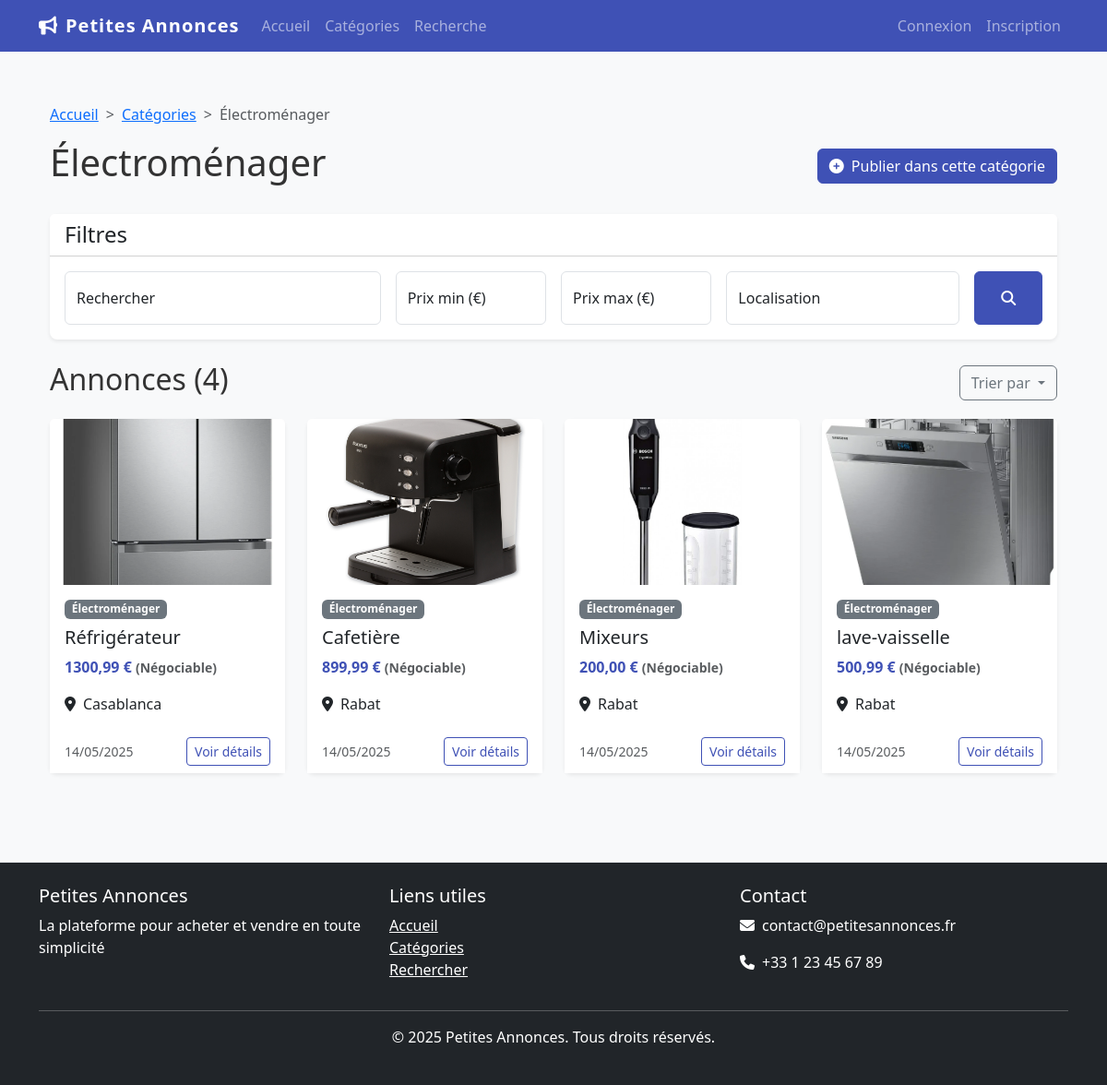
Page /category/electromenager/ on the committed database.
### petites_annonces/models.py (models this page shows, shortened)
class Category(models.Model):
    name = models.CharField(max_length=100)
    slug = models.SlugField(unique=True)
    description = models.TextField(blank=True, null=True)
    parent = models.ForeignKey('self', on_delete=models.SET_NULL, blank=True, null=True, related_name='children')
    icon = models.CharField(max_length=50, blank=True, null=True)
    class Meta:
        verbose_name_plural = "Categories"

class Advertisement(models.Model):
    STATUS_CHOICES = (
        ('active', 'Active'),
        ('pending', 'Pending Approval'),
        ('expired', 'Expired'),
        ('sold', 'Sold'),
        ('flagged', 'Flagged'),
    )
    title = models.CharField(max_length=200)
    slug = models.SlugField(unique=True)
    description = models.TextField()
    price = models.DecimalField(max_digits=10, decimal_places=2)
    negotiable = models.BooleanField(default=False)
    category = models.ForeignKey(Category, on_delete=models.CASCADE, related_name='advertisements')
    author = models.ForeignKey(User, on_delete=models.CASCADE, related_name='advertisements')
    location = models.CharField(max_length=100)
    posted_date = models.DateTimeField(default=timezone.now)
    expiry_date = models.DateTimeField(blank=True, null=True)
    status = models.CharField(max_length=20, choices=STATUS_CHOICES, default='pending')
    is_premium = models.BooleanField(default=False)
    views = models.PositiveIntegerField(default=0)

class AdImage(models.Model):
    advertisement = models.ForeignKey(Advertisement, on_delete=models.CASCADE, related_name='images')
    image = models.ImageField(upload_to='ad_images')
    is_primary = models.BooleanField(default=False)
    uploaded_at = models.DateTimeField(auto_now_add=True)

### petites_annonces/views.py (the view)
# urls.py: path('category/<slug:slug>/', views.CategoryDetailView.as_view(), name='category-detail'),
class CategoryDetailView(DetailView):
    model = Category
    template_name = 'petites_annonces/category_detail.html'
    def get_context_data(self, **kwargs):
        context = super().get_context_data(**kwargs)
        category = self.get_object()
        subcategories = Category.objects.filter(parent=category)
        context['subcategories'] = subcategories
        category_ids = [category.id] + list(subcategories.values_list('id', flat=True))
        ads = Advertisement.objects.filter(
            category_id__in=category_ids, status='active'
        ).select_related('author', 'category').order_by('-is_premium', '-posted_date')
        form = SearchForm(self.request.GET)
        if form.is_valid():
            query = form.cleaned_data.get('q')
            min_price = form.cleaned_data.get('min_price')
            max_price = form.cleaned_data.get('max_price')
            location = form.cleaned_data.get('location')
            if query:
                ads = ads.filter(Q(title__icontains=query) | Q(description__icontains=query))
            if min_price:
                ads = ads.filter(price__gte=min_price)
            if max_price:
                ads = ads.filter(price__lte=max_price)
            if location:
                ads = ads.filter(location__icontains=location)
        paginator = Paginator(ads, 16)
        page_number = self.request.GET.get('page')
        page_obj = paginator.get_page(page_number)
        context['ads'] = page_obj
        context['form'] = form
        return context

### petites_annonces/forms.py
class SearchForm(forms.Form):
    q = forms.CharField(
        label='Recherche',
        required=False,
        widget=forms.TextInput(attrs={
            'class': 'form-control',
            'placeholder': 'Que recherchez-vous ?'
        })
    )
    category = forms.ModelChoiceField(
        queryset=Category.objects.all(),
        required=False,
        empty_label="Toutes les catégories",
        widget=forms.Select(attrs={'class': 'form-select'})
    )
    min_price = forms.DecimalField(
        label='Prix min',
        required=False,
        min_value=0,
        widget=forms.NumberInput(attrs={
            'class': 'form-control',
            'placeholder': 'Min'
        })
    )
    max_price = forms.DecimalField(
        label='Prix max',
        required=False,
        min_value=0,
        widget=forms.NumberInput(attrs={
            'class': 'form-control',
            'placeholder': 'Max'
        })
    )
    location = forms.CharField(
        label='Localisation',
        required=False,
        widget=forms.TextInput(attrs={
            'class': 'form-control',
            'placeholder': 'Ville, département...'
        })
    )

### petites_annonces/templates/petites_annonces/category_detail.html (shortened to what this page needs)
{% extends 'petites_annonces/base.html' %}
{% load static %}
{% block content %}
<div class="container">
    <nav class="mt-3" style="--bs-breadcrumb-divider: '>';" aria-label="breadcrumb">
        <ol class="breadcrumb">
            <li class="breadcrumb-item"><a href="{% url 'home' %}">Accueil</a></li>
            <li class="breadcrumb-item"><a href="{% url 'categories' %}">Catégories</a></li>
            <li class="breadcrumb-item active" aria-current="page">{{ category.name }}</li>
        </ol>
    </nav>
    <div class="row align-items-center mb-4">
        <div class="col-md-8">
            <h1>{{ category.name }}</h1>
        </div>
        <div class="col-md-4 text-end">
            <a href="{% url 'ad-create' %}" class="btn btn-primary">
                <i class="fas fa-plus-circle me-2"></i>Publier dans cette catégorie
            </a>
        </div>
    </div>
    <div class="card border-0 shadow-sm mb-4">
        <div class="card-header bg-white">
            <h4 class="mb-0">Filtres</h4>
        </div>
        <div class="card-body">
            <form method="get" action="{% url 'category-detail' category.slug %}">
                <div class="row g-3">
                    <div class="col-md-4">
                        <div class="form-floating">
                            <input type="text" class="form-control" id="q" name="q" value="{{ request.GET.q }}" placeholder="Rechercher">
                            <label for="q">Rechercher</label>
                        </div>
                    </div>
                    <div class="col-md-2">
                        <div class="form-floating">
                            <input type="number" class="form-control" id="min_price" name="min_price" value="{{ request.GET.min_price }}" placeholder="Prix min">
                            <label for="min_price">Prix min (€)</label>
                        </div>
                    </div>
                    <div class="col-md-2">
                        <div class="form-floating">
                            <input type="number" class="form-control" id="max_price" name="max_price" value="{{ request.GET.max_price }}" placeholder="Prix max">
                            <label for="max_price">Prix max (€)</label>
                        </div>
                    </div>
                    <div class="col-md-3">
                        <div class="form-floating">
                            <input type="text" class="form-control" id="location" name="location" value="{{ request.GET.location }}" placeholder="Localisation">
                            <label for="location">Localisation</label>
                        </div>
                    </div>
                    <div class="col-md-1">
                        <button type="submit" class="btn btn-primary h-100 w-100">
                            <i class="fas fa-search"></i>
                        </button>
                    </div>
                </div>
            </form>
        </div>
    </div>
    <div class="mb-4">
        <div class="d-flex justify-content-between align-items-center mb-3">
            <h2>Annonces ({{ ads.paginator.count }})</h2>
            <div class="dropdown">
                <button class="btn btn-outline-secondary dropdown-toggle" type="button" id="sortDropdown" data-bs-toggle="dropdown" aria-expanded="false">
                    Trier par
                </button>
            </div>
        </div>
        {% if ads %}
            <div class="row row-cols-1 row-cols-md-2 row-cols-lg-4 g-4">
                {% for ad in ads %}
                    <div class="col">
                        <div class="card h-100 border-0 shadow-sm">
                            {% if ad.images.exists %}
                                {% with ad.images.first as image %}
                                    <img src="{{ image.image.url }}" class="card-img-top" alt="{{ ad.title }}" style="height: 180px; object-fit: cover;">
                                {% endwith %}
                            {% else %}
                                <div class="bg-light text-center py-5" style="height: 180px;">
                                    <i class="fas fa-image fa-3x text-muted"></i>
                                </div>
                            {% endif %}
                            <div class="card-body">
                                <div class="d-flex justify-content-between mb-2">
                                    <span class="badge bg-secondary">{{ ad.category.name }}</span>
                                </div>
                                <h5 class="card-title">{{ ad.title }}</h5>
                                <p class="card-text text-primary fw-bold">{{ ad.price }} €{% if ad.negotiable %} <small class="text-muted">(Négociable)</small>{% endif %}</p>
                                <p class="card-text"><i class="fas fa-map-marker-alt me-2"></i>{{ ad.location }}</p>
                            </div>
                            <div class="card-footer bg-white border-0">
                                <div class="d-flex justify-content-between align-items-center">
                                    <small class="text-muted">{{ ad.posted_date|date:"d/m/Y" }}</small>
                                    <a href="{% url 'ad-detail' ad.slug %}" class="btn btn-sm btn-outline-primary">Voir détails</a>
                                </div>
                            </div>
                        </div>
                    </div>
                {% endfor %}
            </div>
        {% else %}
            <div class="alert alert-info">
                <i class="fas fa-info-circle me-2"></i>Aucune annonce ne correspond à votre recherche dans cette catégorie.
            </div>
        {% endif %}
    </div>
</div>
{% endblock %}

### static/css/styles.css (style rules this page uses)
body { font-family: 'Segoe UI', Tahoma, Geneva, Verdana, sans-serif; color: #333; background-color: #f8f9fa; }
.btn-primary, .bg-primary { background-color: #3f51b5 !important; border-color: #3f51b5 !important; }
.text-primary { color: #3f51b5 !important; }
.btn-outline-primary { color: #3f51b5 !important; border-color: #3f51b5 !important; }
.card { transition: transform 0.3s, box-shadow 0.3s; border-radius: 8px; }

### rows in the picture
Category: name "Électroménager"
Advertisement: images.first.image (picture), category.name "Électroménager", title "Réfrigérateur", price "1300,99", negotiable "(Négociable)", location "Casablanca", posted_date "14/05/2025"
Advertisement: images.first.image (picture), category.name "Électroménager", title "Cafetière", price "899,99", negotiable "(Négociable)", location "Rabat", posted_date "14/05/2025"
Advertisement: images.first.image (picture), category.name "Électroménager", title "Mixeurs", price "200,00", negotiable "(Négociable)", location "Rabat", posted_date "14/05/2025"
Advertisement: images.first.image (picture), category.name "Électroménager", title "lave-vaisselle", price "500,99", negotiable "(Négociable)", location "Rabat", posted_date "14/05/2025"

### other values in the picture
{{ ads.paginator.count }} "4"
